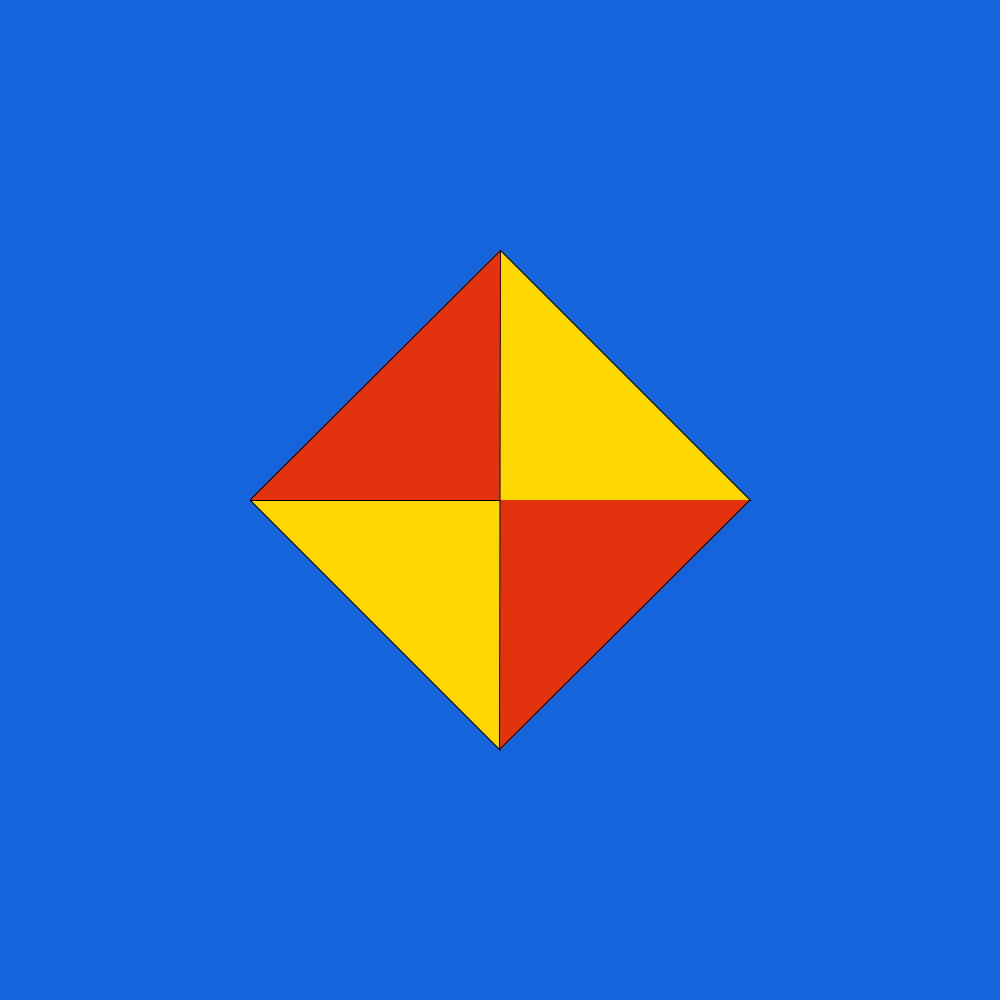
Frame 1 (no input)
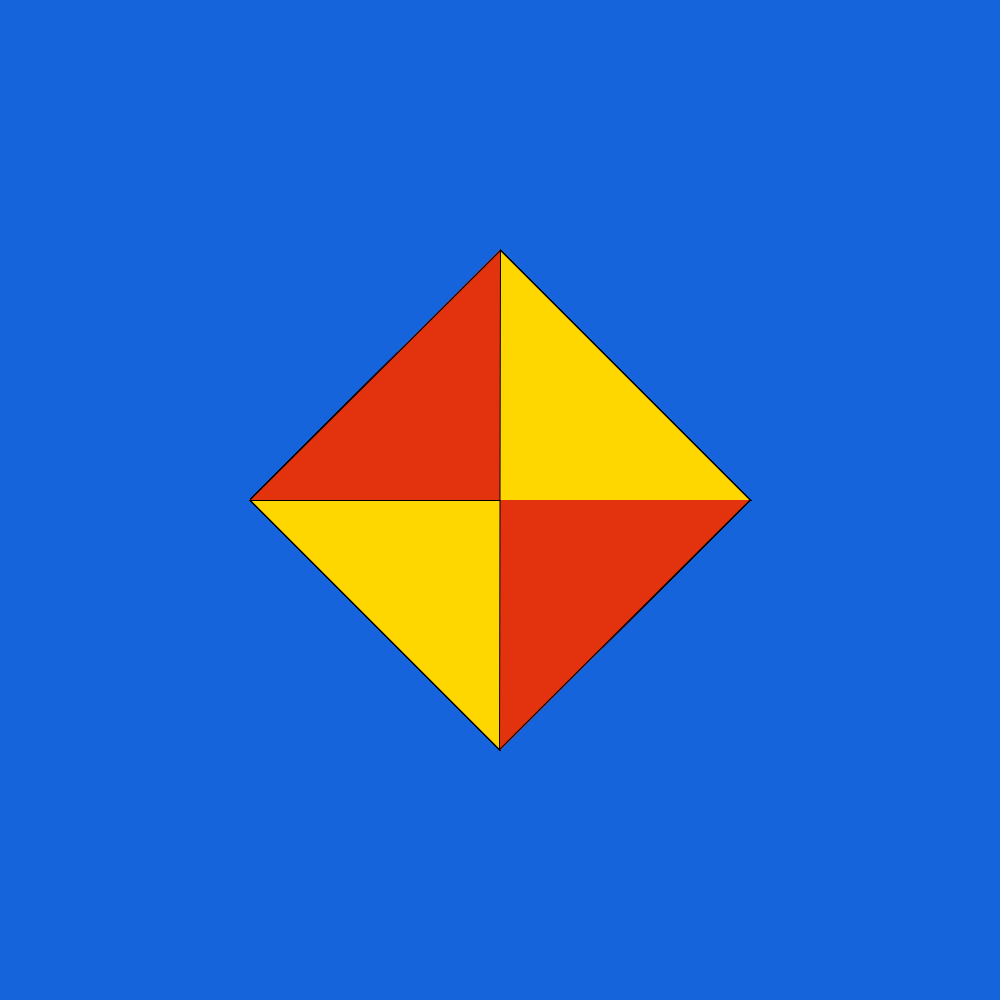
Frame 60 (the mouse pressed at the canvas centre just before this capture)
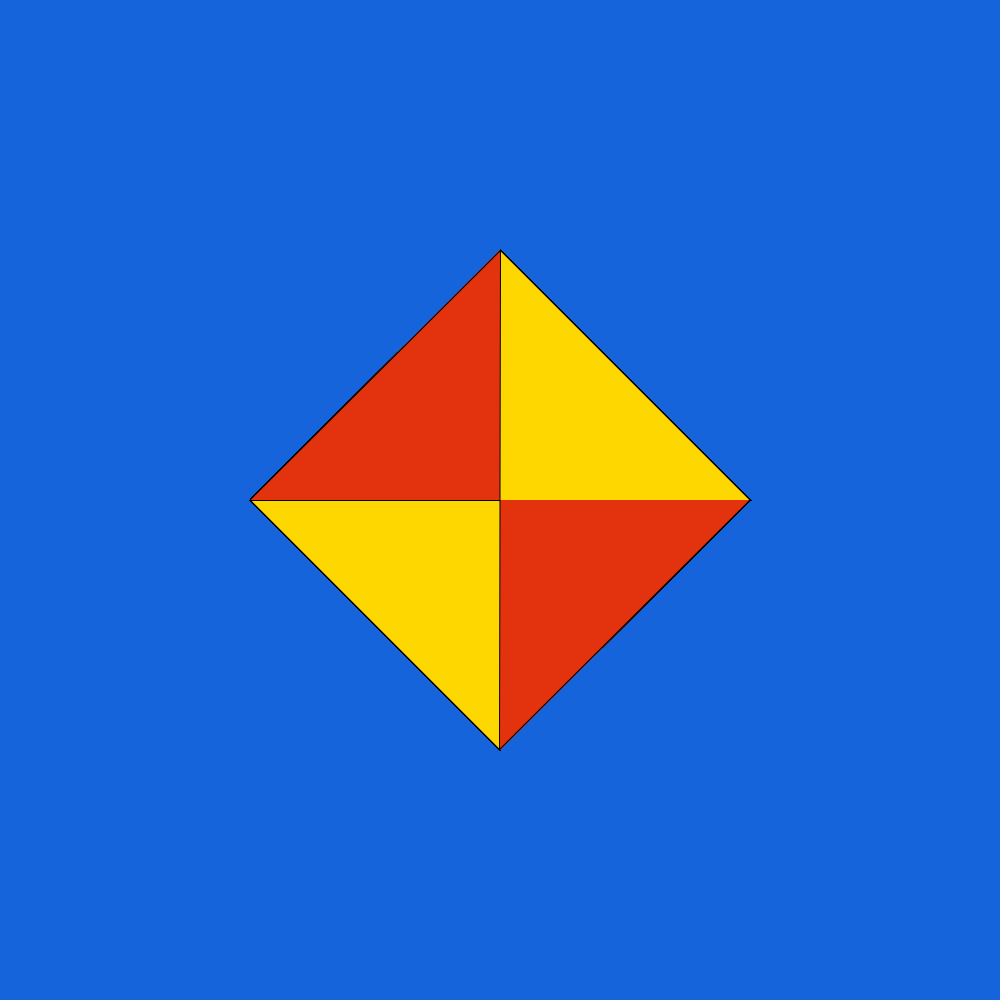
Frame 120 (the mouse held since frame 60 and released just before this capture)

The Processing sketch that drew these frames (run headless with seeded random() and noise(); from frame 60 on, the mouse is pressed at the canvas centre):

// Processing sketch: functions_exercise
// ── functions_exercise.pde
void setup() {
  size(1000, 1000);
  background(22, 100, 220);
}

void draw() { 
 fill(#FFD700);
  twotriangles();
 translate(500, 500); // point of origin 
 rotate(radians(90));
 translate(-500, -500);
 fill(227,50,14);
 twotriangles();
}

void twotriangles() {

  beginShape(); 
  vertex(500, 250);
vertex(750, 500);
vertex(250, 500);
vertex(500, 750);
  endShape();
}
